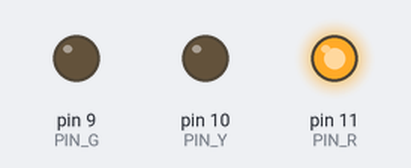
The sketch below on a simulated Arduino Uno, built with avr-gcc and run on an emulated ATmega328P. On the bench: output pins drawn as LEDs (lit = HIGH).

Above: at 2.5 s.
At 5.5 s:
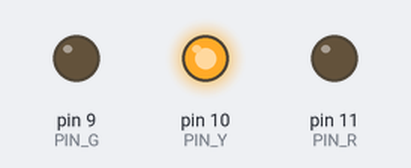
At 7.5 s:
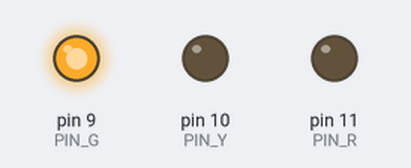
Timing chart, 0 to 11.7 s (numbered marks = the images above):
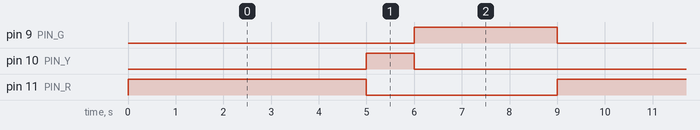

Measured:
- by itself, pin 9 (PIN_G): alternates HIGH for 3.0 s and LOW for 6.0 s
- by itself, pin 10 (PIN_Y): alternates HIGH for 1.0 s and LOW for 8.0 s
- by itself, pin 11 (PIN_R): alternates HIGH for 5.0 s and LOW for 4.0 s

The sketch:

03_TRAFFIC_LIGHT.ino
```cpp
const int PIN_R = 11;
const int PIN_Y = 10;
const int PIN_G = 9;

const int DURA_R = 5;
const int DURA_Y = 1;
const int DURA_G = 3;

void setup() {
  pinMode(PIN_R, OUTPUT);
  pinMode(PIN_Y, OUTPUT);
  pinMode(PIN_G, OUTPUT);

}

void loop() {
  digitalWrite(PIN_R, HIGH);
  delay(DURA_R * 1000);
  digitalWrite(PIN_R, LOW);
  digitalWrite(PIN_Y, HIGH);
  delay(DURA_Y * 1000);
  digitalWrite(PIN_Y, LOW);
  digitalWrite(PIN_G, HIGH);
  delay(DURA_G * 1000);
  digitalWrite(PIN_G, LOW);

}
```
